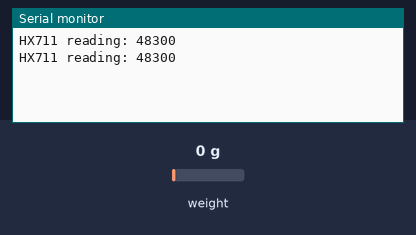
The sketch below on a simulated Arduino Mega 2560, built with avr-gcc and run on an emulated ATmega2560. Shown: the last lines printed to the serial monitor. The test bench sets the inputs (shaded band); at power-on: weight on the scale 0 g.

Above: at 2.0 s.
2.1 s: weight on the scale set to 100 g
At 3.2 s:
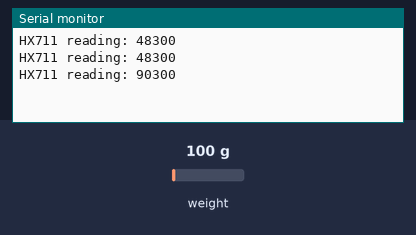
3.6 s: weight on the scale set to 1250 g
At 5.4 s:
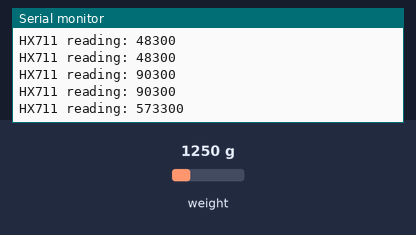
Timing chart, 0 to 6.9 s (numbered marks = the images above; inputs shaded):
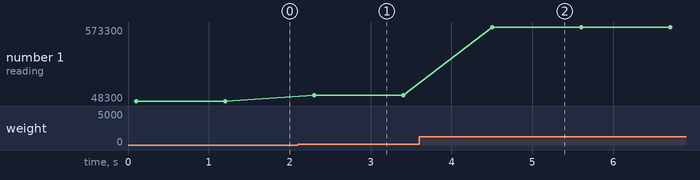

The sketch:

load_cell_short.ino
```cpp
#include <HX711.h>

// HX711 circuit wiring
const int LOADCELL_DOUT_PIN = 21; //4
const int LOADCELL_SCK_PIN = 22;
float calibration_factor = 2125; //-7050

HX711 scale;

void setup() {
  Serial.begin(57600);
  scale.begin(LOADCELL_DOUT_PIN, LOADCELL_SCK_PIN);
}

void loop() {
    //scale.set_scale(calibration_factor); //Adjust to this calibration factor

  if (scale.is_ready()) {
    long reading = scale.read();
    reading+=48300; // cal
    Serial.print("HX711 reading: ");
    Serial.println(reading);  //0.035274
  } else {
    Serial.println("HX711 not found.");
  }

  delay(1000);

}
```

Measured:
- after the input at 2.1 s, the serial monitor: prints a new line after 0.20 s (image 1)
- after the input at 3.6 s, the serial monitor: prints a new line after 0.90 s (image 2)
- plotted number 1: 48300 → 90300 after the input at 2.1 s, 90300 → 573300 after the input at 3.6 s
